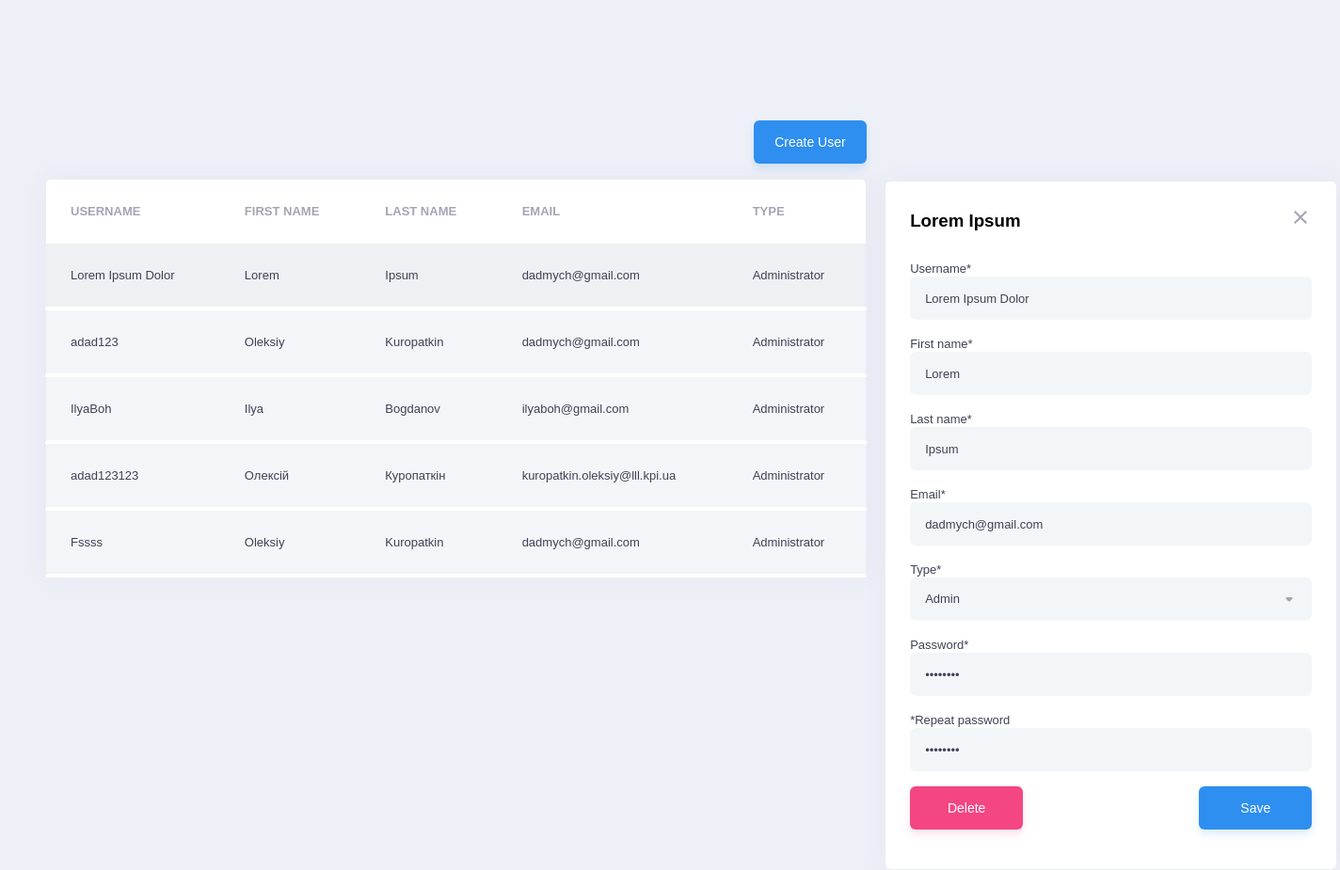
Screenshot of /retrieve/1 with the database file from the repository.
### usersCURD/models.py (models this page shows)
class User(models.Model):
    username = models.CharField(unique=True, max_length=30)
    first_name = models.CharField(max_length=30)
    last_name = models.CharField(max_length=30)
    user_type = models.CharField(max_length=30)
    email = models.CharField(max_length=30)
    password = models.CharField(max_length=30)

### usersCURD/views.py (the view)
# urls.py: path('retrieve/<int:id>', views.retrieve)
def retrieve(request, id):
    users = User.objects.all()
    current_user = User.objects.get(id=id)
    return render(request, 'index.html', {"current_user": current_user, "users": users})

### templates/index.html (shortened to what this page needs)
{% load static %}
<!DOCTYPE html>
<html lang="en">
<head>
    <link rel="stylesheet" type="text/css" href="{% static 'style.css' %}">
</head>
<body>
<div id="messages-container">
</div>
<div id="users">
    <div id="users__table-container">
        <button id="users__button" onclick="openCreationForm()">
            Create User
        </button>
        <table id="users__table">
            <tr>
                <th>Username</th>
                <th>First name</th>
                <th>Last name</th>
                <th>Email</th>
                <th>Type</th>
            </tr>
            {% if users.count > 0 %}
                {% for user in users %}
                    {% if user == current_user %}
                        <tr class="users__table-info-row" style="background: #EFF0F4 0% 0% no-repeat padding-box" onclick="openUserForm(this, {{ user.id }})">
                            <td>{{ user.username }}</td>
                            <td>{{ user.first_name }}</td>
                            <td>{{ user.last_name }}</td>
                            <td>{{ user.email }}</td>
                            <td>{{ user.user_type }}</td>
                        </tr>
                    {% else %}
                        <tr class="users__table-info-row" onclick="openUserForm(this, {{ user.id }})">
                            <td>{{ user.username }}</td>
                            <td>{{ user.first_name }}</td>
                            <td>{{ user.last_name }}</td>
                            <td>{{ user.email }}</td>
                            <td>{{ user.user_type }}</td>
                        </tr>
                    {% endif %}
                {% endfor %}
            {% endif %}
        </table>
    </div>
    {% if current_user %}
        <form class="users__form" id="users__form--manage" method="post" action="delete/{{ current_user.id }}">
            <img alt="exit from form" id="users__form-exit" src="{% static "close-24px.svg" %}"
                 onclick="hideManageForm()">
            <h3 id="users__form-title">{{ current_user.first_name }} {{ current_user.last_name }}</h3>
            <label for="username-edit">Username*</label><br>
            <input required type="text" id="username-edit" name="username" value="{{ current_user.username }}"
                   onfocusout="validField(this)">
            <label for="firstname-edit">First name*</label><br>
            <input required type="text" id="firstname-edit" name="first_name" value="{{ current_user.first_name }}"
                   onfocusout="validField(this)">
            <label for="lastname-edit">Last name*</label><br>
            <input required type="text" id="lastname-edit" name="last_name" value="{{ current_user.last_name }}"
                   onfocusout="validField(this)">
            <label for="email-edit">Email*</label><br>
            <input required type="email" pattern="[a-z0-9._%+-]+@[a-z0-9.-]+\.[a-z]{2,4}$"
                   value="{{ current_user.email }}" id="email-edit" name="email" onkeyup='checkEditEmail()'
                   placeholder=" ">
            <label for="type-edit">Type*</label><br>
            <select required name="user_type" id="type-edit" onfocusout="checkEditSelection()">
                {% if current_user.user_type == 'Administrator' %}
                    <option value="Administrator" selected>Admin</option>
                {% else %}
                    <option value="Administrator">Admin</option>
                    <option value="Driver" selected>Driver</option>
                {% endif %}
            </select>
            <label for="password-edit">Password*</label><br>
            <input pattern="^(?=.*[A-Za-z])(?=.*?[0-9]).{8,}$" required type="password"
                   value="{{ current_user.password }}" id="password-edit" name="password"
                   onfocusout='checkEditPassword()' onkeyup='checkEditPasswordsMatching()'>
            <label for="password-repeat-edit">*Repeat password</label><br>
            <input pattern="^(?=.*[A-Za-z])(?=.*?[0-9]).{8,}$" required type="password" id="password-repeat-edit"
                   value="{{ current_user.password }}" name="password_repeat" onkeyup='checkEditPasswordsMatching()'>
            <input id="form-submit-delete" type="submit" value="Delete" onclick="deleteUser({{ current_user.id }})">
            <input id="form-submit-save" type="submit" value="Save" onclick="saveUser({{ current_user.id }})">
        </form>
    {% endif %}
</div>
</body>
</html>

### usersCURD/static/style.css (style rules this page uses)
* { margin: 0; padding: 0; }
body { font-family: 'Helvetica', 'Arial', sans-serif; background-color: #eef0f8; }
#users { margin-left: 48px; width: 100%; height: 720px; position: relative; min-width: 1366px; }
#users__table-container { float: left; width: 61.3%; min-width: 600px; }
#users__button { display: block; margin-bottom: 16px; width: 120px; height: 46px; float: right; cursor: pointer; background: #2E8FF0 0 0 no-repeat padding-box; box-shadow: 0 5px 8px #2E8FF029; border: 0; border-radius: 6px; opacity: 1; text-align: center; font: normal normal normal 14px/17px Helvetica; letter-spacing: 0; color: #FFFFFF; }
#users__table { left: 3%; width: 100%; border-collapse: collapse; background: #ffffff 0 0 no-repeat padding-box; border: 1px solid #ebedf3; box-shadow: 0 0 30px #523F690D; border-radius: 6px; opacity: 1; }
#users__table th { opacity: 1; padding: 26px; font: normal bold 13px/16px Helvetica; letter-spacing: 0; color: #a4a4b5; text-align: left; text-transform: uppercase; }
.users__table-info-row { cursor: pointer; background: #F4F5F8 0 0 no-repeat padding-box; border-bottom: 3px solid #FFFFFF; opacity: 1; text-align: left; font: normal normal normal 13px/16px Helvetica; letter-spacing: 0; color: #3F4254; }
.users__table-info-row td { padding: 26px; }
.users__form { display: none; padding: 26px; margin-top: 64px; margin-right: 46px; margin-left: 1.35%; float: left; width: 30%; align-items: center; background: #FFFFFF 0 0 no-repeat padding-box; box-shadow: 0 0 30px #523F690D; border: 1px solid #EBEDF3; border-radius: 6px; opacity: 1; }
.users__form h3 { margin-top: 5px; margin-bottom: 30px; }
.users__form label { text-align: left; font: normal normal normal 13px/16px Helvetica; letter-spacing: 0; color: #3F4254; opacity: 1; }
.users__form input { margin-bottom: 16px; width: 100%; text-indent: 16px; height: 46px; background: #F3F6F9 0 0 no-repeat padding-box; border-radius: 6px; opacity: 1; text-align: left; font: normal normal 300 13px/16px Helvetica; letter-spacing: 0; color: #3F4254; border: 0; }
.users__form select { margin-bottom: 16px; width: 100%; text-indent: 16px; height: 46px; appearance: none; background: #F3F6F9 url(arrow_drop_down-24px.svg) no-repeat 0 0; background-position-x: 97%; background-position-y: 11px; border-radius: 6px; opacity: 1; text-align: left; font: normal normal 300 13px/16px Helvetica; letter-spacing: 0; color: #3F4254; border: 0; }
.users__form #form-submit-delete { width: 120px; height: 46px; text-indent: 0; float: left; cursor: pointer; background: #F44682 0 0 no-repeat padding-box; box-shadow: 0 5px 8px #F4468229; border-radius: 6px; opacity: 1; text-align: center; font: normal normal normal 14px/17px Helvetica; letter-spacing: 0; color: #FFFFFF; }
.users__form #form-submit-save { width: 120px; height: 46px; text-indent: 0; float: right; cursor: pointer; background: #2E8FF0 0 0 no-repeat padding-box; box-shadow: 0 5px 8px #2E8FF029; border-radius: 6px; opacity: 1; text-align: center; font: normal normal normal 14px/17px Helvetica; letter-spacing: 0; color: #FFFFFF; }
.users__form #users__form-exit { float: right; cursor: pointer; }
#messages-container { position: relative; width: 100%; height: 128px; font: normal normal normal 13px/16px Helvetica; letter-spacing: 0; color: #FFFFFF; text-align: left; text-indent: 26px; }
#users__form--manage { display: inherit; }

### rows the page displays
User: username "Lorem Ipsum Dolor", first_name "Lorem", last_name "Ipsum", email "dadmych@gmail.com", user_type "Administrator", user_type "Admin"
User: username "adad123", first_name "Oleksiy", last_name "Kuropatkin", email "dadmych@gmail.com", user_type "Administrator"
User: username "IlyaBoh", first_name "Ilya", last_name "Bogdanov", email "ilyaboh@gmail.com", user_type "Administrator"
User: username "adad123123", first_name "Олексій", last_name "Куропаткін", email "kuropatkin.oleksiy@lll.kpi.ua", user_type "Administrator"
User: username "Fssss", first_name "Oleksiy", last_name "Kuropatkin", email "dadmych@gmail.com", user_type "Administrator"
